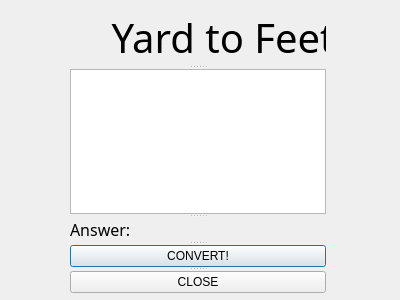
<?xml version="1.0" encoding="UTF-8"?>
<ui version="4.0">
 <class>fourthdialog</class>
 <widget class="QDialog" name="fourthdialog">
  <property name="geometry">
   <rect>
    <x>0</x>
    <y>0</y>
    <width>400</width>
    <height>300</height>
   </rect>
  </property>
  <property name="windowTitle">
   <string>Dialog</string>
  </property>
  <widget class="QSplitter" name="splitter">
   <property name="geometry">
    <rect>
     <x>70</x>
     <y>10</y>
     <width>256</width>
     <height>283</height>
    </rect>
   </property>
   <property name="orientation">
    <enum>Qt::Vertical</enum>
   </property>
   <widget class="QLabel" name="ydtoftTitle">
    <property name="font">
     <font>
      <family>Hey August</family>
      <pointsize>30</pointsize>
     </font>
    </property>
    <property name="text">
     <string>    Yard to Feet</string>
    </property>
   </widget>
   <widget class="QPlainTextEdit" name="ydTextEdit"/>
   <widget class="QLabel" name="feetAnswer">
    <property name="font">
     <font>
      <family>Century Gothic</family>
      <pointsize>12</pointsize>
     </font>
    </property>
    <property name="text">
     <string>Answer:</string>
    </property>
   </widget>
   <widget class="QPushButton" name="ydtoftConvert">
    <property name="text">
     <string>CONVERT!</string>
    </property>
   </widget>
   <widget class="QPushButton" name="pushButton">
    <property name="text">
     <string>CLOSE</string>
    </property>
   </widget>
  </widget>
 </widget>
 <resources/>
 <connections>
  <connection>
   <sender>pushButton</sender>
   <signal>clicked()</signal>
   <receiver>fourthdialog</receiver>
   <slot>close()</slot>
   <hints>
    <hint type="sourcelabel">
     <x>316</x>
     <y>283</y>
    </hint>
    <hint type="destinationlabel">
     <x>344</x>
     <y>283</y>
    </hint>
   </hints>
  </connection>
 </connections>
</ui>
